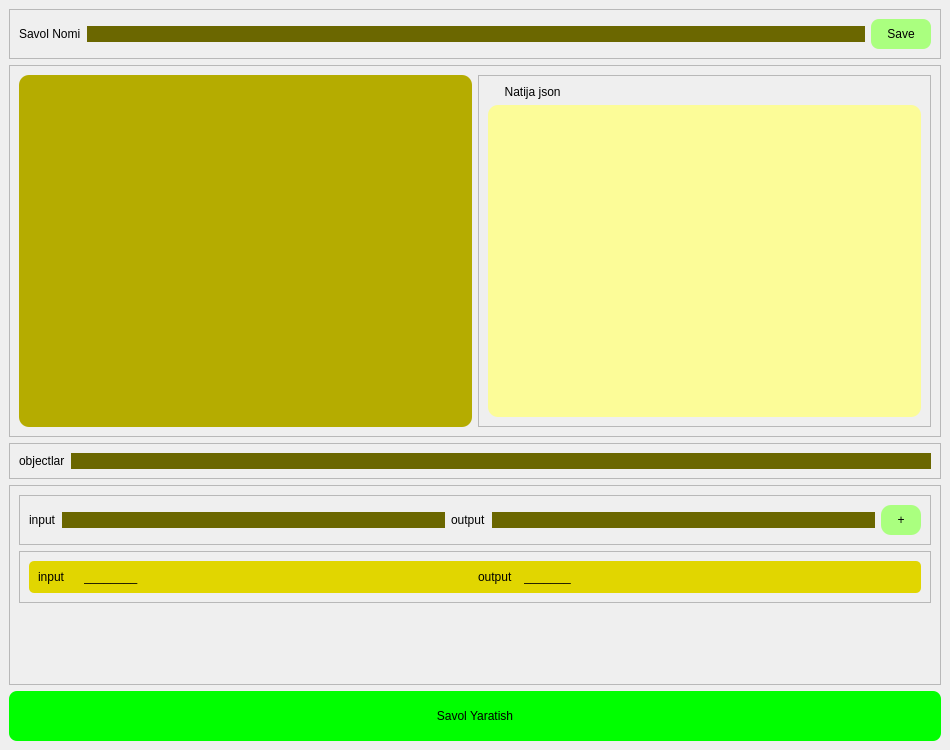
<?xml version="1.0" encoding="UTF-8"?>
<ui version="4.0">
 <class>MainWindow</class>
 <widget class="QMainWindow" name="MainWindow">
  <property name="geometry">
   <rect>
    <x>0</x>
    <y>0</y>
    <width>950</width>
    <height>750</height>
   </rect>
  </property>
  <property name="windowTitle">
   <string>MainWindow</string>
  </property>
  <widget class="QWidget" name="centralwidget">
   <layout class="QVBoxLayout" name="verticalLayout">
    <item>
     <widget class="QFrame" name="frame_4">
      <property name="frameShape">
       <enum>QFrame::StyledPanel</enum>
      </property>
      <property name="frameShadow">
       <enum>QFrame::Raised</enum>
      </property>
      <layout class="QHBoxLayout" name="horizontalLayout_4">
       <item>
        <widget class="QLabel" name="label_4">
         <property name="styleSheet">
          <string notr="true">font: 16pt &quot;MS Shell Dlg 2&quot;;</string>
         </property>
         <property name="text">
          <string>Savol Nomi</string>
         </property>
        </widget>
       </item>
       <item>
        <widget class="QLineEdit" name="lineEdit_4">
         <property name="styleSheet">
          <string notr="true">font: 16pt &quot;MS Shell Dlg 2&quot;;
color: rgb(170, 255, 0);
border-radius: 10px;
background-color: rgb(107, 103, 0);
padding-left:5px;</string>
         </property>
        </widget>
       </item>
       <item>
        <widget class="QPushButton" name="save_button">
         <property name="minimumSize">
          <size>
           <width>60</width>
           <height>30</height>
          </size>
         </property>
         <property name="cursor">
          <cursorShape>PointingHandCursor</cursorShape>
         </property>
         <property name="styleSheet">
          <string notr="true">QPushButton{
font: 16pt &quot;MS Shell Dlg 2&quot;;
border-radius: 8px;
background-color: rgb(170, 255, 127);}
QPushButton:hover{
background-color: rgb(105, 156, 77);
}</string>
         </property>
         <property name="text">
          <string>Save</string>
         </property>
        </widget>
       </item>
      </layout>
     </widget>
    </item>
    <item>
     <widget class="QFrame" name="frame_8">
      <property name="frameShape">
       <enum>QFrame::StyledPanel</enum>
      </property>
      <property name="frameShadow">
       <enum>QFrame::Raised</enum>
      </property>
      <layout class="QHBoxLayout" name="horizontalLayout_7">
       <item>
        <widget class="QTextEdit" name="textEdit">
         <property name="styleSheet">
          <string notr="true">font: 16pt &quot;MS Shell Dlg 2&quot;;
border-radius: 10px;
background-color: rgb(181, 172, 0);</string>
         </property>
         <property name="html">
          <string>&lt;!DOCTYPE HTML PUBLIC &quot;-//W3C//DTD HTML 4.0//EN&quot; &quot;http://www.w3.org/TR/REC-html40/strict.dtd&quot;&gt;
&lt;html&gt;&lt;head&gt;&lt;meta name=&quot;qrichtext&quot; content=&quot;1&quot; /&gt;&lt;style type=&quot;text/css&quot;&gt;
p, li { white-space: pre-wrap; }
&lt;/style&gt;&lt;/head&gt;&lt;body style=&quot; font-family:'MS Shell Dlg 2'; font-size:16pt; font-weight:400; font-style:normal;&quot;&gt;
&lt;p style=&quot;-qt-paragraph-type:empty; margin-top:0px; margin-bottom:0px; margin-left:0px; margin-right:0px; -qt-block-indent:0; text-indent:0px;&quot;&gt;&lt;br /&gt;&lt;/p&gt;&lt;/body&gt;&lt;/html&gt;</string>
         </property>
        </widget>
       </item>
       <item>
        <widget class="QFrame" name="frame_9">
         <property name="frameShape">
          <enum>QFrame::StyledPanel</enum>
         </property>
         <property name="frameShadow">
          <enum>QFrame::Raised</enum>
         </property>
         <layout class="QVBoxLayout" name="verticalLayout_4">
          <item>
           <widget class="QLabel" name="label_9">
            <property name="text">
             <string>     Natija json</string>
            </property>
           </widget>
          </item>
          <item>
           <widget class="QTextBrowser" name="textBrowser">
            <property name="styleSheet">
             <string notr="true">border-radius:10px;
background-color: rgba(255, 255, 127, 200);</string>
            </property>
           </widget>
          </item>
         </layout>
        </widget>
       </item>
      </layout>
     </widget>
    </item>
    <item>
     <widget class="QFrame" name="frame_3">
      <property name="frameShape">
       <enum>QFrame::StyledPanel</enum>
      </property>
      <property name="frameShadow">
       <enum>QFrame::Raised</enum>
      </property>
      <layout class="QHBoxLayout" name="horizontalLayout_3">
       <item>
        <widget class="QLabel" name="label">
         <property name="styleSheet">
          <string notr="true">font: 16pt &quot;MS Shell Dlg 2&quot;;</string>
         </property>
         <property name="text">
          <string>objectlar</string>
         </property>
        </widget>
       </item>
       <item>
        <widget class="QLineEdit" name="lineEdit_3">
         <property name="styleSheet">
          <string notr="true">font: 16pt &quot;MS Shell Dlg 2&quot;;
border-radius: 10px;
background-color: rgb(107, 103, 0);</string>
         </property>
        </widget>
       </item>
      </layout>
     </widget>
    </item>
    <item>
     <widget class="QScrollArea" name="scrollArea">
      <property name="minimumSize">
       <size>
        <width>0</width>
        <height>200</height>
       </size>
      </property>
      <property name="maximumSize">
       <size>
        <width>16777215</width>
        <height>200</height>
       </size>
      </property>
      <property name="widgetResizable">
       <bool>true</bool>
      </property>
      <widget class="QWidget" name="scrollAreaWidgetContents">
       <property name="geometry">
        <rect>
         <x>0</x>
         <y>0</y>
         <width>930</width>
         <height>198</height>
        </rect>
       </property>
       <layout class="QVBoxLayout" name="verticalLayout_2">
        <item>
         <widget class="QFrame" name="frame_2">
          <property name="frameShape">
           <enum>QFrame::StyledPanel</enum>
          </property>
          <property name="frameShadow">
           <enum>QFrame::Raised</enum>
          </property>
          <layout class="QHBoxLayout" name="horizontalLayout_2">
           <item>
            <widget class="QLabel" name="label_2">
             <property name="styleSheet">
              <string notr="true">font: 16pt &quot;MS Shell Dlg 2&quot;;</string>
             </property>
             <property name="text">
              <string>input</string>
             </property>
            </widget>
           </item>
           <item>
            <widget class="QLineEdit" name="lineEdit">
             <property name="styleSheet">
              <string notr="true">font: 16pt &quot;MS Shell Dlg 2&quot;;
border-radius: 10px;
background-color: rgb(107, 103, 0);</string>
             </property>
            </widget>
           </item>
           <item>
            <widget class="QLabel" name="label_3">
             <property name="styleSheet">
              <string notr="true">font: 16pt &quot;MS Shell Dlg 2&quot;;
</string>
             </property>
             <property name="text">
              <string>output</string>
             </property>
            </widget>
           </item>
           <item>
            <widget class="QLineEdit" name="lineEdit_2">
             <property name="styleSheet">
              <string notr="true">font: 16pt &quot;MS Shell Dlg 2&quot;;
border-radius: 10px;
background-color: rgb(107, 103, 0);</string>
             </property>
            </widget>
           </item>
           <item>
            <widget class="QPushButton" name="pushButton_2">
             <property name="minimumSize">
              <size>
               <width>40</width>
               <height>30</height>
              </size>
             </property>
             <property name="maximumSize">
              <size>
               <width>16777215</width>
               <height>30</height>
              </size>
             </property>
             <property name="cursor">
              <cursorShape>PointingHandCursor</cursorShape>
             </property>
             <property name="styleSheet">
              <string notr="true">QPushButton{
font: 16pt &quot;MS Shell Dlg 2&quot;;
border-radius: 10px;
background-color: rgb(170, 255, 127);}
QPushButton:hover{
background-color: rgb(105, 156, 77);
}</string>
             </property>
             <property name="text">
              <string>+</string>
             </property>
            </widget>
           </item>
          </layout>
         </widget>
        </item>
        <item>
         <widget class="QFrame" name="frame_7">
          <property name="frameShape">
           <enum>QFrame::StyledPanel</enum>
          </property>
          <property name="frameShadow">
           <enum>QFrame::Raised</enum>
          </property>
          <layout class="QVBoxLayout" name="verticalLayout_3">
           <item>
            <widget class="QFrame" name="frame_5">
             <property name="styleSheet">
              <string notr="true">border-radius: 5px;
background-color: rgb(225, 214, 0);</string>
             </property>
             <property name="frameShape">
              <enum>QFrame::StyledPanel</enum>
             </property>
             <property name="frameShadow">
              <enum>QFrame::Raised</enum>
             </property>
             <layout class="QHBoxLayout" name="horizontalLayout_5">
              <item>
               <widget class="QLabel" name="label_6">
                <property name="maximumSize">
                 <size>
                  <width>40</width>
                  <height>16777215</height>
                 </size>
                </property>
                <property name="text">
                 <string>input</string>
                </property>
               </widget>
              </item>
              <item>
               <widget class="QLabel" name="label_8">
                <property name="text">
                 <string>________</string>
                </property>
               </widget>
              </item>
              <item>
               <widget class="QLabel" name="label_7">
                <property name="maximumSize">
                 <size>
                  <width>40</width>
                  <height>16777215</height>
                 </size>
                </property>
                <property name="text">
                 <string>output</string>
                </property>
               </widget>
              </item>
              <item>
               <widget class="QLabel" name="label_5">
                <property name="text">
                 <string>_______</string>
                </property>
               </widget>
              </item>
             </layout>
            </widget>
           </item>
          </layout>
         </widget>
        </item>
        <item>
         <spacer name="verticalSpacer">
          <property name="orientation">
           <enum>Qt::Vertical</enum>
          </property>
          <property name="sizeHint" stdset="0">
           <size>
            <width>20</width>
            <height>40</height>
           </size>
          </property>
         </spacer>
        </item>
       </layout>
      </widget>
     </widget>
    </item>
    <item>
     <widget class="QPushButton" name="pushButton">
      <property name="minimumSize">
       <size>
        <width>0</width>
        <height>50</height>
       </size>
      </property>
      <property name="maximumSize">
       <size>
        <width>16777215</width>
        <height>70</height>
       </size>
      </property>
      <property name="cursor">
       <cursorShape>PointingHandCursor</cursorShape>
      </property>
      <property name="styleSheet">
       <string notr="true">QPushButton{
font: 16pt &quot;MS Shell Dlg 2&quot;;
border-radius: 8px;
background-color: rgb(0, 255, 0);}
QPushButton:hover{
background-color: rgb(170, 255, 127);
}</string>
      </property>
      <property name="text">
       <string>Savol Yaratish</string>
      </property>
     </widget>
    </item>
   </layout>
  </widget>
 </widget>
 <resources/>
 <connections/>
</ui>
